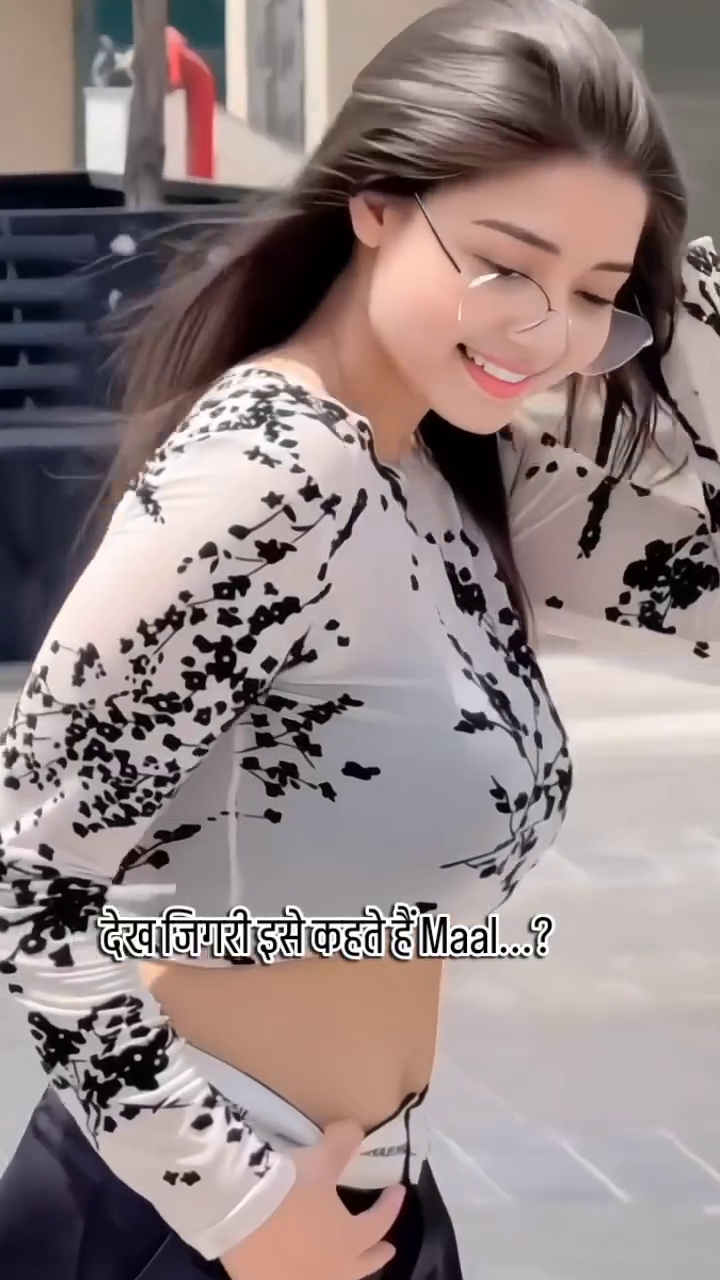
#> input picture frame 18 of opencv_master_project/assets/sample.mp4, 720 x 1280 px
$ python video_edge_detection.py
#> lines starting #> are read from the running program, lines starting #| are printed output that depends on the picture
# video code 6
import cv2

cap = cv2.VideoCapture("./assets/sample.mp4")

while True:
    ret, frame = cap.read()
#> frame is the input picture: shape (1280, 720, 3); mean B, G, R 131.1, 131.7, 146.6

    if not ret:
        break

    gray = cv2.cvtColor(frame, cv2.COLOR_BGR2GRAY)
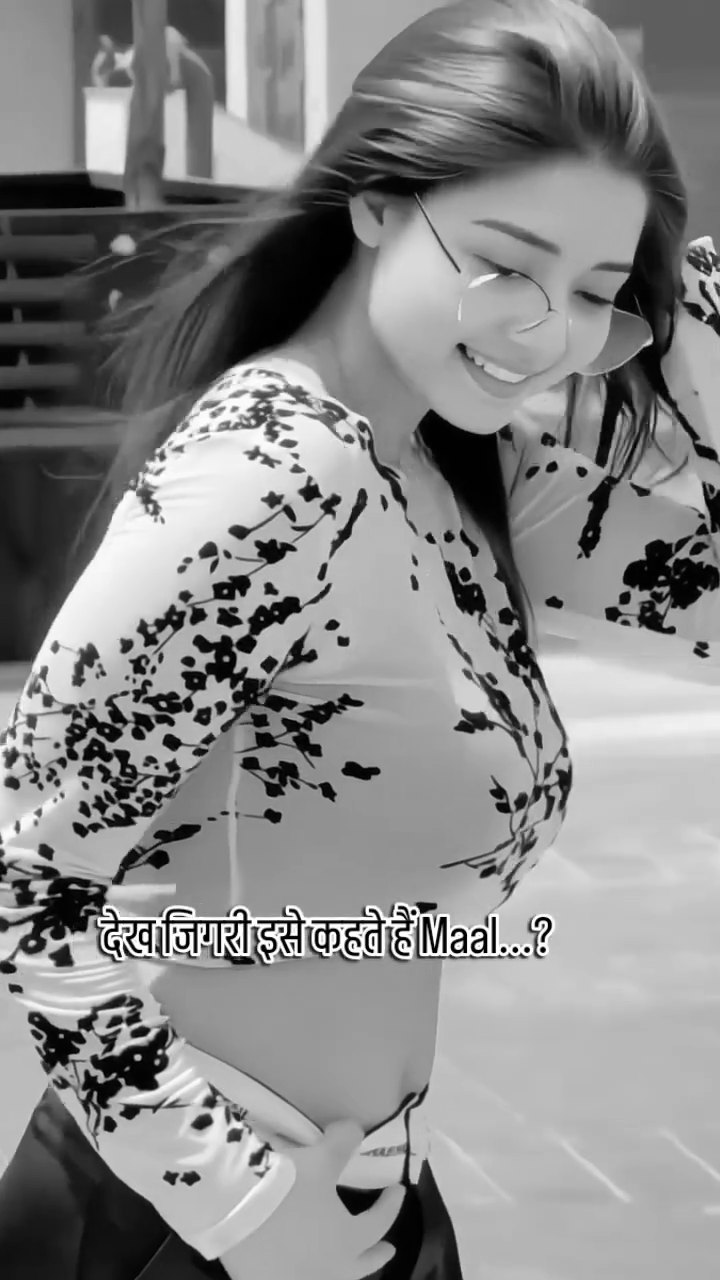
#> gray: shape (1280, 720); min 0, max 255, mean 136

    edges = cv2.Canny(gray, 100, 200)
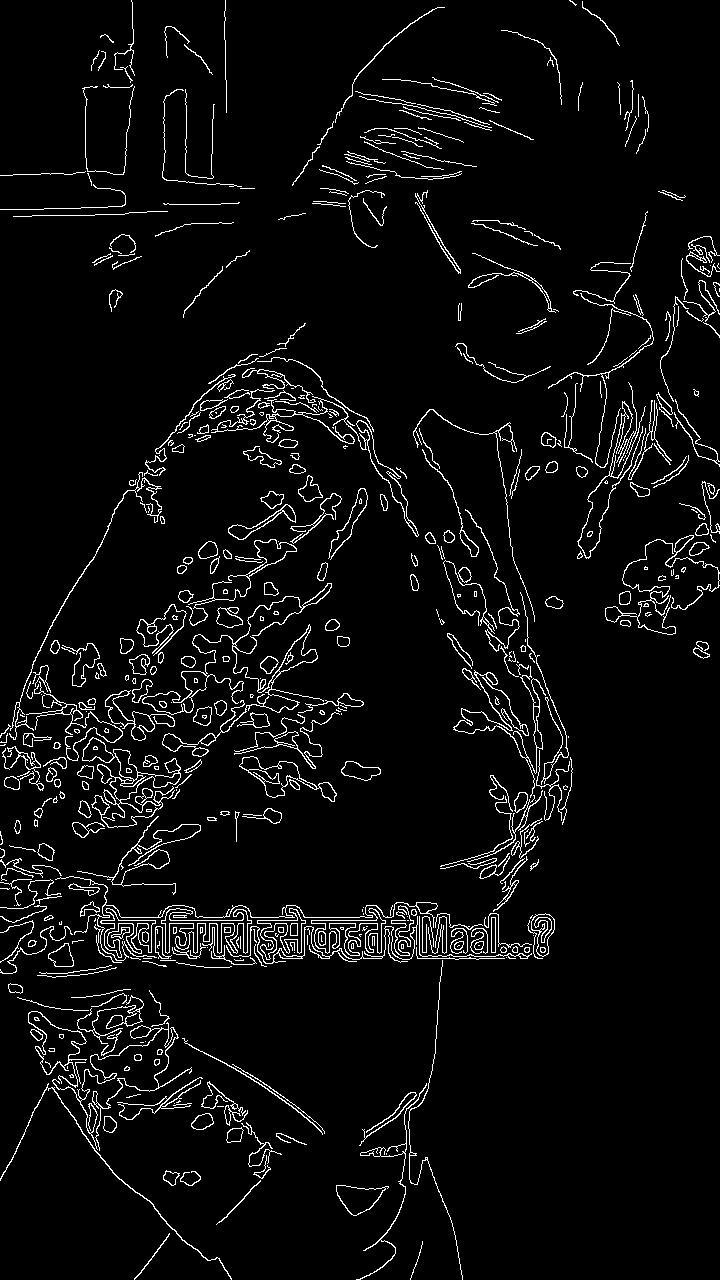
#> edges: shape (1280, 720); 4.8% white in thin lines or dots

    cv2.imshow("Edges", edges)

    if cv2.waitKey(25) == ord('q'):
#> (key q is pressed here)
        break

cap.release()
cv2.destroyAllWindows()

$ run again, starting later in the video
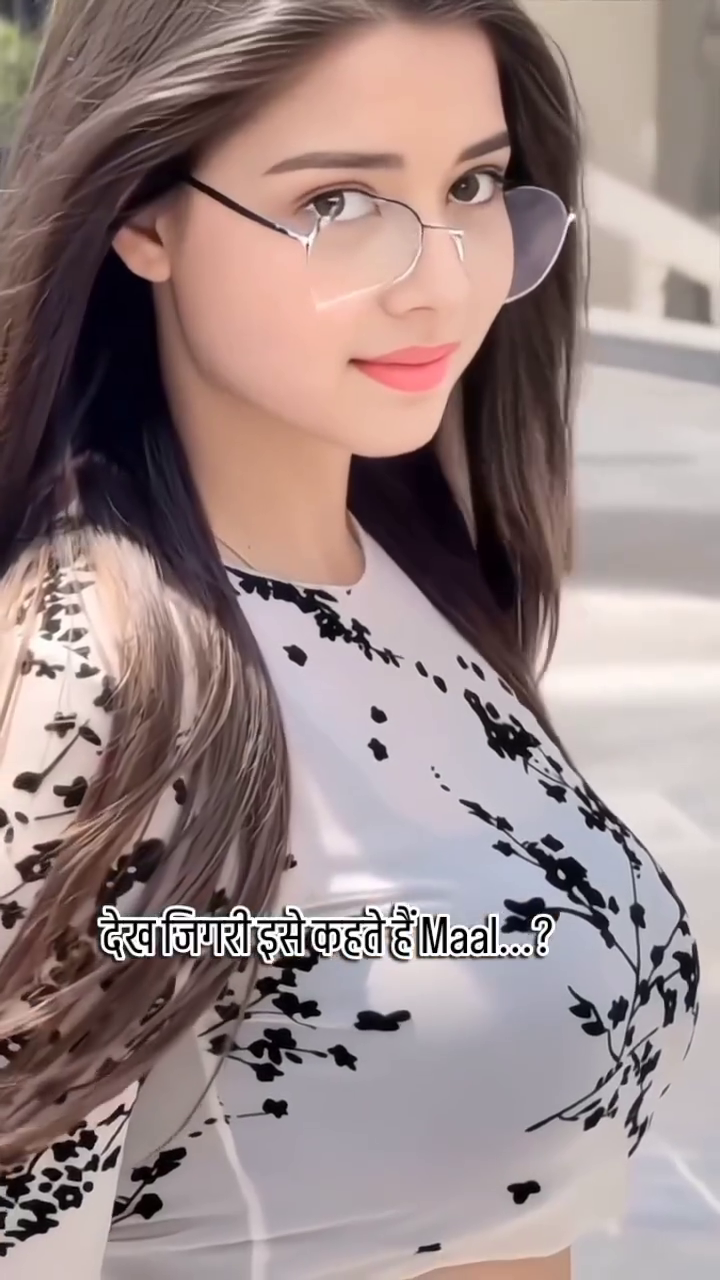
#> input picture frame 83 of opencv_master_project/assets/sample.mp4, 720 x 1280 px
#> frame is the input picture: shape (1280, 720, 3); mean B, G, R 133.3, 134.4, 152.8
#> `gray = cv2.cvtColor(frame, cv2.COLOR_BGR2GRAY)`:
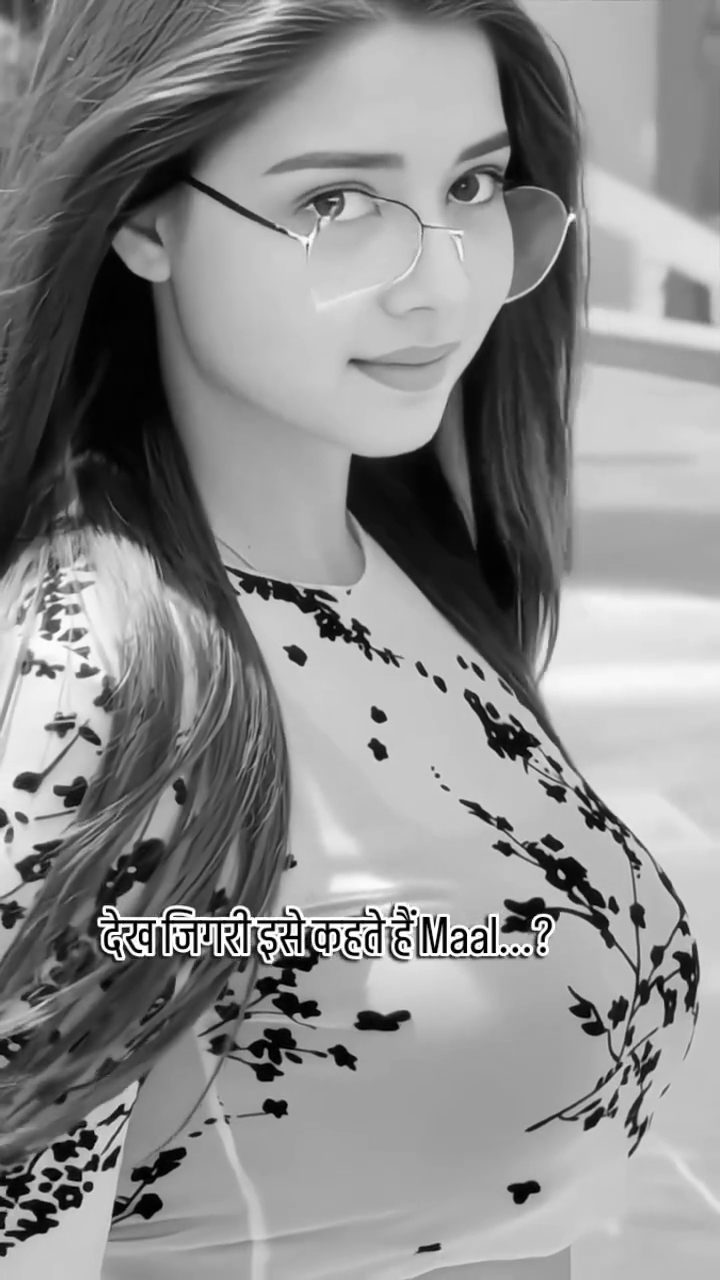
#> gray: shape (1280, 720); min 0, max 255, mean 139.7
#> `edges = cv2.Canny(gray, 100, 200)`:
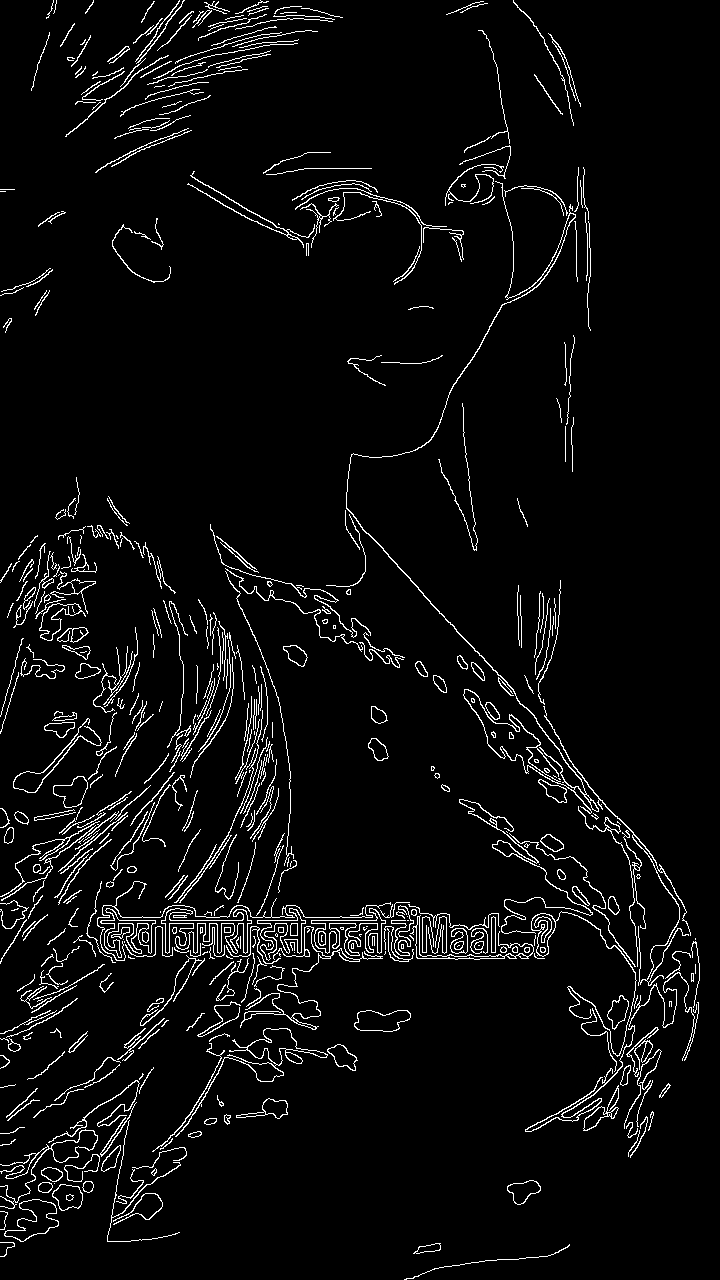
#> edges: shape (1280, 720); 4.6% white in thin lines or dots

$ run again, starting later in the video
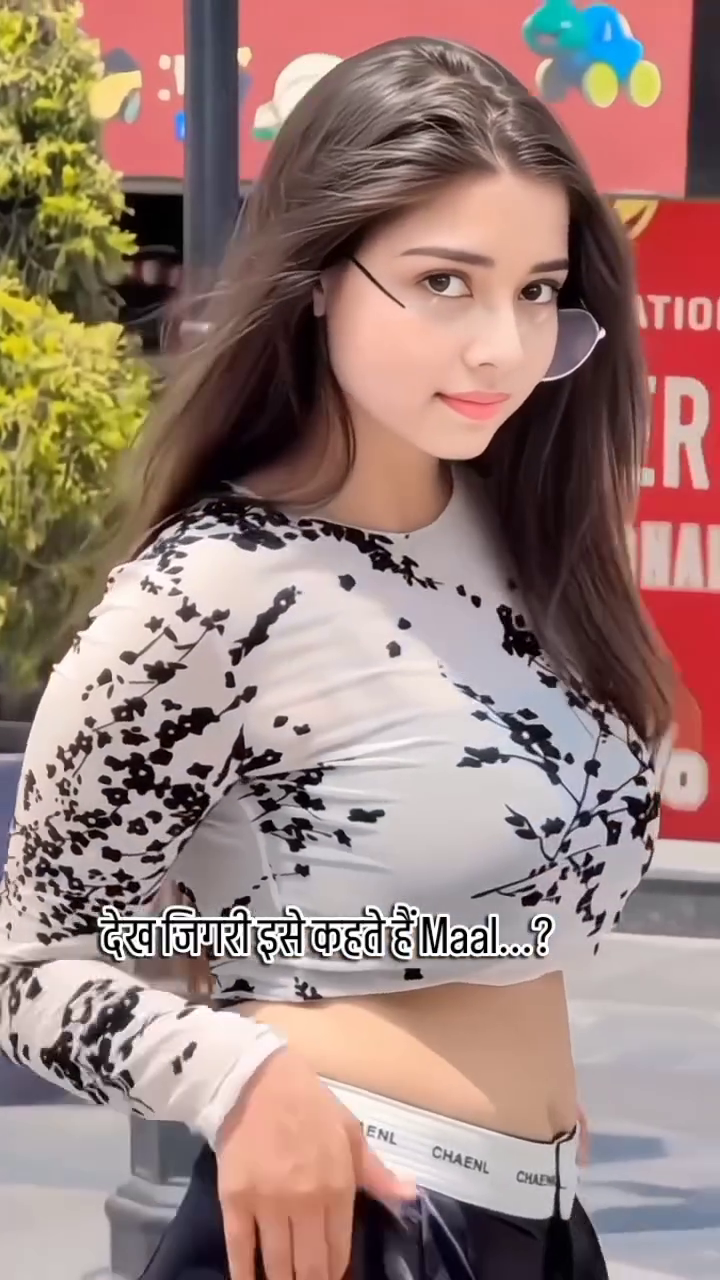
#> input picture frame 148 of opencv_master_project/assets/sample.mp4, 720 x 1280 px
#> frame is the input picture: shape (1280, 720, 3); mean B, G, R 121.2, 128.2, 154.8
#> `gray = cv2.cvtColor(frame, cv2.COLOR_BGR2GRAY)`:
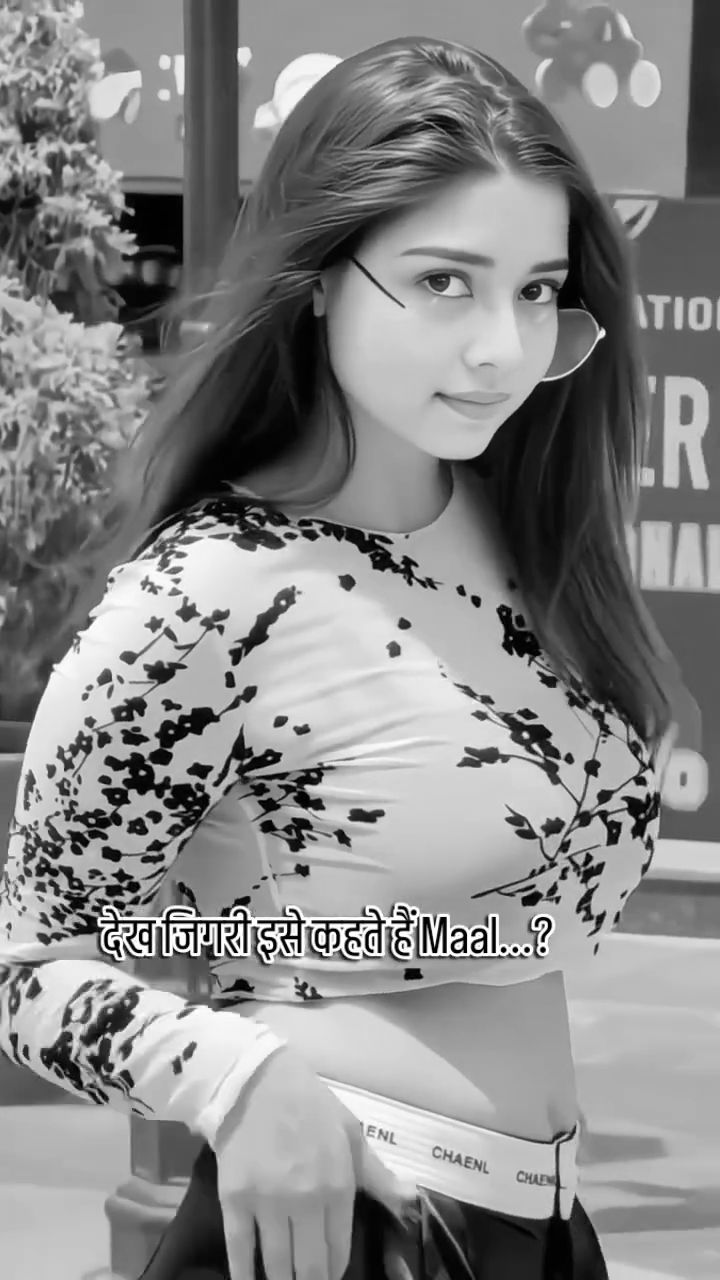
#> gray: shape (1280, 720); min 0, max 255, mean 135.3
#> `edges = cv2.Canny(gray, 100, 200)`:
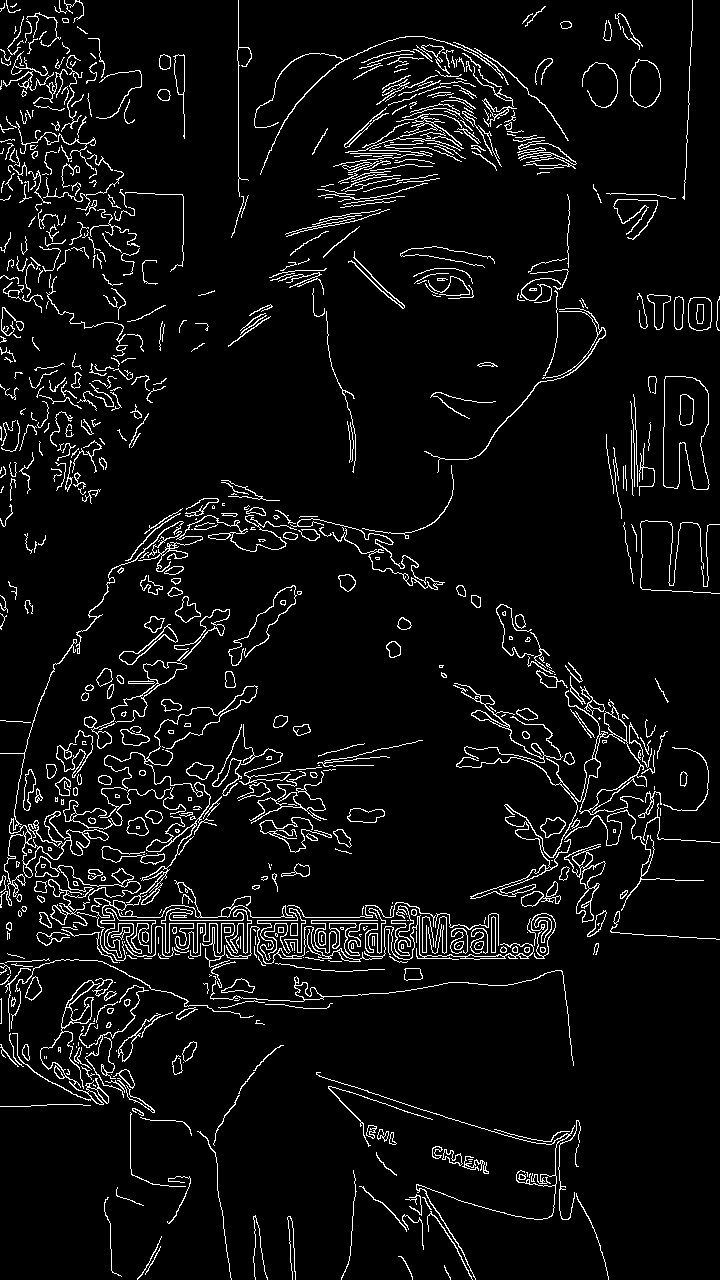
#> edges: shape (1280, 720); 5.8% white in thin lines or dots
